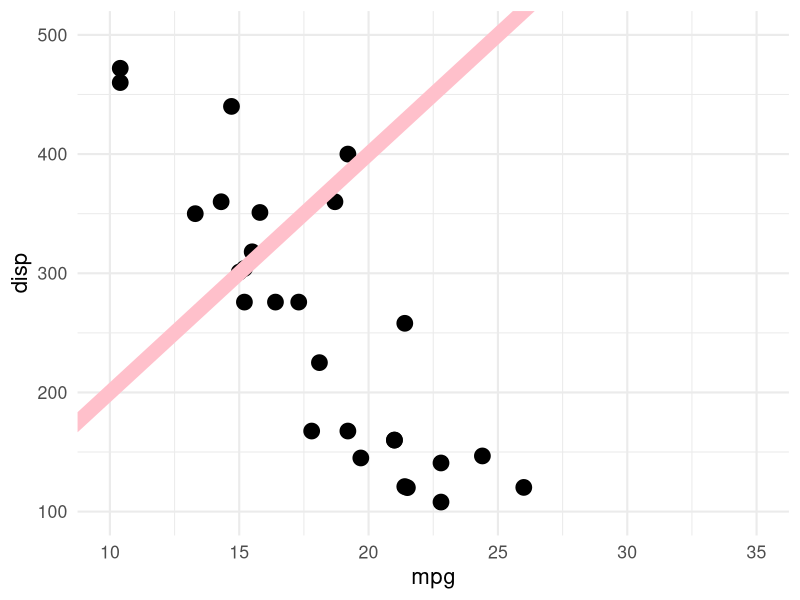
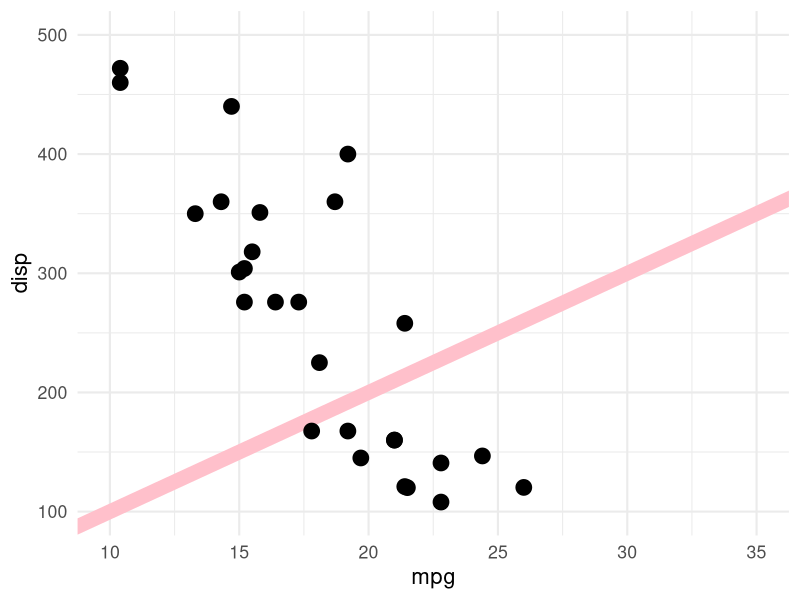
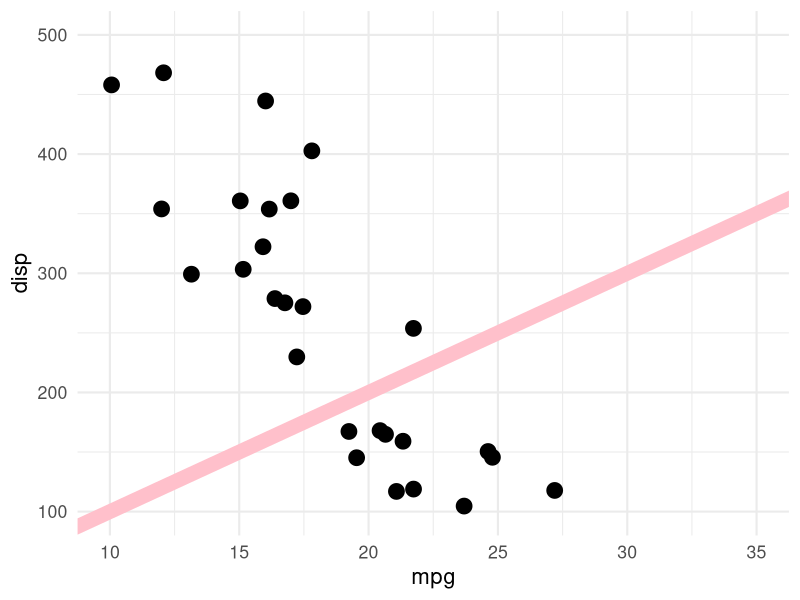
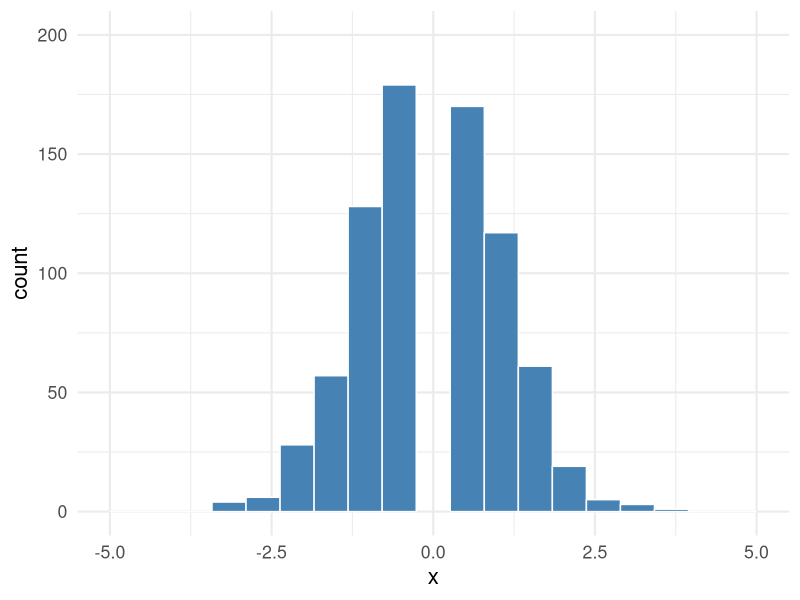
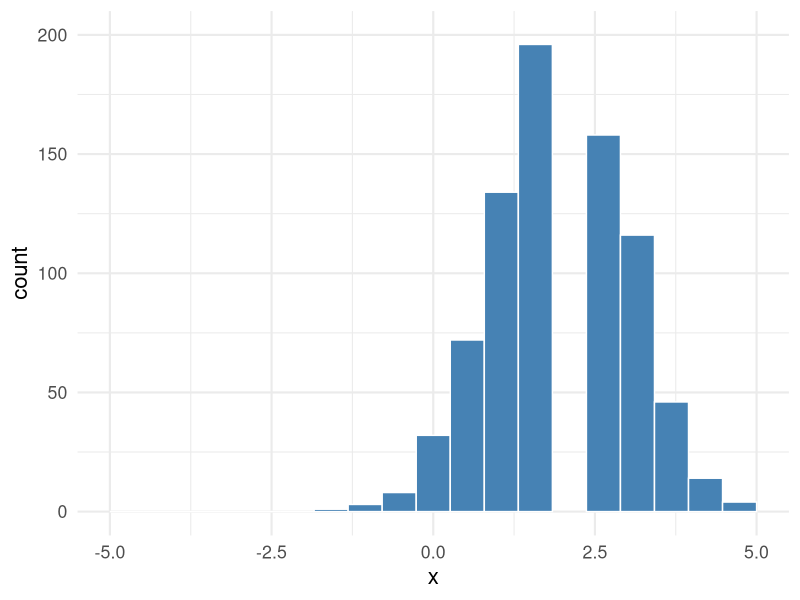

The R script that drew these images, in order:
## ---- chunk 1
#| label: "before"
#| dev: svg
library(ggplot2)
mtcars |>
  ggplot(aes(mpg, disp)) +
  geom_point(size = 5) +
  geom_abline(slope = 20, intercept = 0, linewidth = 5, color = "pink") +
  theme_minimal(base_size = 16)+
  lims(x = c(10, 35), y = c(100, 500))
## ---- chunk 2
#| label: "after"
#| dev: svg
library(ggplot2)
mtcars |>
  ggplot(aes(mpg, disp)) +
  geom_abline(slope = 10, intercept = 0, linewidth = 5, color = "pink") +
  geom_point(size = 5) +
  theme_minimal(base_size = 16)+
  lims(x = c(10, 35), y = c(100, 500))
## ---- chunk 3
#| label: "jitter"
#| dev: svg
library(ggplot2)
set.seed(1234)
mtcars |>
  ggplot(aes(mpg, disp)) +
  geom_abline(slope = 10, intercept = 0, linewidth = 5, color = "pink") +
  geom_jitter(width = 2, height = 5, size = 5) +
  theme_minimal(base_size = 16) +
  lims(x = c(10, 35), y = c(100, 500))
## ---- chunk 4
#| label: "hist-normal"
#| dev: svg
library(ggplot2)
set.seed(42)
data.frame(x = rnorm(1000, mean = 0, sd = 1)) |>
  ggplot(aes(x)) +
  geom_histogram(bins = 20, fill = "steelblue", color = "white") +
  theme_minimal(base_size = 16) +
  lims(x = c(-5, 5), y = c(0, 200))
## ---- chunk 5
#| label: "hist-shifted"
#| dev: svg
library(ggplot2)
set.seed(42)
data.frame(x = rnorm(1000, mean = 2, sd = 1)) |>
  ggplot(aes(x)) +
  geom_histogram(bins = 20, fill = "steelblue", color = "white") +
  theme_minimal(base_size = 16) +
  lims(x = c(-5, 5), y = c(0, 200))
